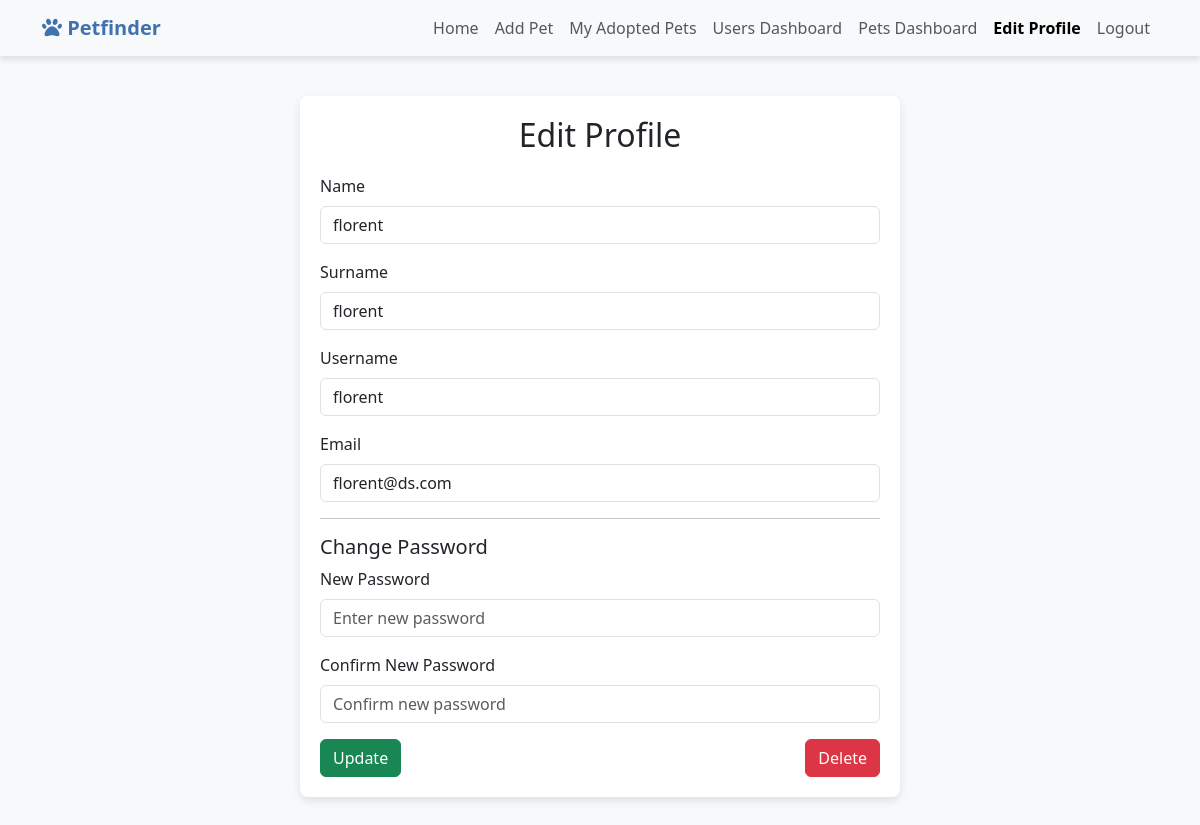
The app's page /profile.php (signed in) with its own data.
### tables this page shows
CREATE TABLE IF NOT EXISTS `users` (
  `id` int NOT NULL AUTO_INCREMENT,
  `name` varchar(255) NOT NULL,
  `surname` varchar(255) NOT NULL,
  `username` varchar(255) NOT NULL,
  `email` varchar(255) NOT NULL,
  `password` varchar(255) NOT NULL,
  `created_at` timestamp(6) NOT NULL DEFAULT CURRENT_TIMESTAMP(6),
  `is_admin` tinyint(1) DEFAULT '0',
  PRIMARY KEY (`id`),
  KEY `username` (`username`(250))
);

### profile.php (the view, shortened to what this page needs)
<?php
require 'config.php';
include_once 'header.php';
$user_id = $_SESSION['user_id'];
$sql = "SELECT * FROM users WHERE id = :id";
$query = $pdo->prepare($sql);
$query->bindParam(':id', $user_id, PDO::PARAM_INT);
$query->execute();
$user = $query->fetch(PDO::FETCH_ASSOC);
?>
<!DOCTYPE html>
<html lang="en">
<head>
    <link href="https://cdn.jsdelivr.net/npm/bootstrap@5.3.0-alpha3/dist/css/bootstrap.min.css" rel="stylesheet">
</head>
<body>
<div class="form-container">
    <h2>Edit Profile</h2>
    <form method="post" action="">
        <div class="mb-3">
            <label for="name" class="form-label">Name</label>
            <input type="text" id="name" name="name" class="form-control" value="<?php echo htmlspecialchars($user['name']); ?>" required>
        </div>
        <div class="mb-3">
            <label for="surname" class="form-label">Surname</label>
            <input type="text" id="surname" name="surname" class="form-control" value="<?php echo htmlspecialchars($user['surname']); ?>" required>
        </div>
        <div class="mb-3">
            <label for="username" class="form-label">Username</label>
            <input type="text" id="username" name="username" class="form-control" value="<?php echo htmlspecialchars($user['username']); ?>" required>
        </div>
        <div class="mb-3">
            <label for="email" class="form-label">Email</label>
            <input type="email" id="email" name="email" class="form-control" value="<?php echo htmlspecialchars($user['email']); ?>" required>
        </div>
        <hr>
        <h5>Change Password</h5>
        <div class="mb-3">
            <label for="password" class="form-label">New Password</label>
            <input type="password" id="password" name="password" class="form-control" placeholder="Enter new password">
        </div>
        <div class="mb-3">
            <label for="confirm_password" class="form-label">Confirm New Password</label>
            <input type="password" id="confirm_password" name="confirm_password" class="form-control" placeholder="Confirm new password">
        </div>
        <div class="d-flex justify-content-between">
            <button type="submit" name="update" class="btn btn-success">Update</button>
            <a href="delete_profile.php" class="btn btn-danger" onclick="return confirm('Are you sure you want to delete your account?')">Delete</a>
        </div>
    </form>
</div>
</body>
</html>

### header.php (style rules this page uses)
body { background-color: #f8f9fa; }

### profile.php (style rules this page uses)
body { background-color: #f8f9fa; }
.form-container { max-width: 600px; margin: 40px auto; padding: 20px; background: #fff; border-radius: 8px; box-shadow: 0 4px 10px rgba(0, 0, 0, 0.1); }
h2 { margin-bottom: 20px; text-align: center; }

### records on screen
users: name "florent", surname "florent", username "florent", email "florent@ds.com"
